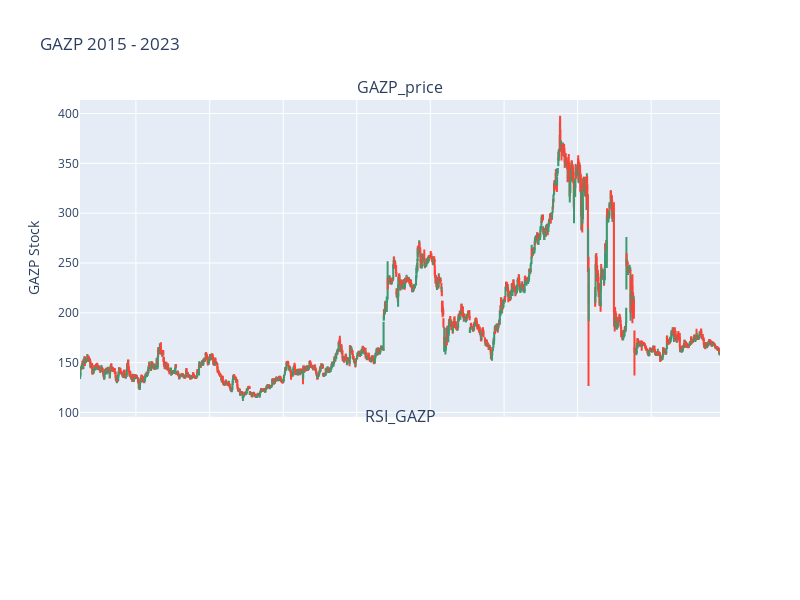

Notebook code cell kept with this figure:
### Markdown cell above
# Визуализируем  всё

### Code cell
import plotly
import plotly.graph_objects as go
from plotly.subplots import make_subplots

fig = make_subplots(rows=2, cols=1, shared_xaxes=True, 
               vertical_spacing=0.03, subplot_titles=('GAZP_price', 'RSI_GAZP'), 
               row_width=[0.2, 0.7])

candle_graph = go.Candlestick( #обязательно должен выдавать такой график с ценой, без индикаторов, если пользователь ничего не указал
                            x=df['begin'],
                            open=df['open_GAZP'],
                            high=df['high_GAZP'],
                            low=df['low_GAZP'],
                            close=df['close_GAZP'])
                            # рисуем основной график 
fig.add_trace(candle_graph, row = 1, col = 1) #отрисовываем основной график

#ещё бы добавить возможность отрисовки не всех годов, а только указанны, например 5 лет, 3 года, 1 год(последний) и т.д.
#Далее, в зависимости от того, что выбрал пользователь (какие индикаторы), их нужно добавлять на график, ниже я написал код, как
#это сделать 



#Рисуем паттерны --------------------------------------------------------------------
#вставил пока довольно базовые паттерны

Line_Strike = df[df['3_Line_Strike_GAZP']!=0]
#fig.add_trace(go.Scatter(x=Line_Strike['begin'], y=Line_Strike['high_GAZP'], mode='markers', name='3_Line_Strike', 
#                         marker=dict(symbol='circle', size=10, color = 'blue')), row = 1, col = 1)

evening_Star = df[df['Evening_Star_GAZP']!=0]
#fig.add_trace(go.Scatter(x=evening_Star['begin'], y=evening_Star['high_GAZP'], mode='markers', name='evening_Star', 
#                         marker=dict(symbol='circle', size=10, color = 'yellow')), row = 1, col = 1)

hammer = df[df['Hammer_GAZP']!=0]
#fig.add_trace(go.Scatter(x=hammer['begin'], y=hammer['high_GAZP'], mode='markers', name='Hammer', 
#                         marker=dict(symbol='circle', size=10, color = 'orange')), row = 1, col = 1)

morningStar = df[df['Morning_Star_GAZP']!=0]
#fig.add_trace(go.Scatter(x=morningStar['begin'], y=morningStar['high_GAZP'], mode='markers', name='morning_Star', 
#                         marker=dict(symbol='circle', size=10, color = 'purple')), row = 1, col = 1)

#чтобы отрисовать, просто уберите # с fig.add_trace и ниже


#Тут всё Готово!!!!
#------------------------------------------------------------------------------------------

sma = go.Scatter(x=df['begin'], #отрисовываем скользящую среднюю
                 y=df["SMA_GAZP"],
                 name="SMA",
                 line=dict(color='blue')
                )

ema = go.Scatter(x=df['begin'], #отрисовываем экспоненциальную скользящую среднюю
                 y=df["EMA_GAZP"],
                 line=dict(color='yellow'),
                 name = 'EMA'
                )

#fig.add_trace(sma, row=1, col=1)
#fig.add_trace(ema, row=1, col=1) - отрисовать графики
#Тут всё Готово!!!!
#----------------------------------------------------------------------------------------------

Bollinger_up = go.Scatter(x=df['begin'], #отрисовываем верхнюю полусу боллинджера
                 y=df["BOLLINGER_up_GAZP"],
                 line=dict(color='blue'),
                 name = 'BOLLINGER_up'
                )

Bollinger_low = go.Scatter(x=df['begin'], #отрисовываем верхнюю полусу боллинджер
                 y=df["BOOLLINGER_low_GAZP"],
                 line=dict(color='blue'),
                 name = 'BOLLINGER_low'
                )

Bollinger_mid = go.Scatter(x=df['begin'], #отрисовываем серединную полусу боллинджер
                 y=df["BOOLLINGER_mid_GAZP"],
                 line=dict(color='orange'),
                 name = 'BOLLINGER_mid'
                )

#fig.add_trace(Bollinger_up, row=1, col=1) - отрисовать графики
#fig.add_trace(Bollinger_low, row=1, col=1)
#fig.add_trace(Bollinger_mid, row=1, col=1)
#Тут всё Готово!!!!
#----------------------------------------------------------------------------------------

#рисуем оссцилятор 
rsi = go.Scatter(x=df['begin'], y=df['RSI_GAZP'], line=dict(color='purple'), name='RSI')
#Отрисовать RSI:
#fig.add_trace(rsi, row = 2, col = 1)
#fig.add_hline(y=20, row = 2, col = 1, line=dict(color="gray"))
#fig.add_hline(y=80, row = 2, col = 1, line=dict(color="gray"))


macd_usual = go.Scatter(x=df['begin'], y=df['MACD_GAZP'], line=dict(color='blue'), name='MACD')
macd_signal = go.Scatter(x=df['begin'], y=df['MACDSIGNAL_GAZP'], line=dict(color='orange'), name='Signal')
#macdhist_hist = go.Histogram(x=df['begin'], y=df['MACDHIST_GAZP'], name='MACD Histogram') #это пока не работает
#Отрисовать MACD:
#fig.add_trace(macd_usual, row = 2, col = 1)
#fig.add_trace(macd_signal, row = 2, col = 1)
#fig.add_trace(macdhist_hist, row = 2, col = 1)

slowk_trace = go.Scatter(x=df['begin'], y=df['STOCH_slowkGAZP'], mode='lines', name='STOCH SlowK')
slowd_trace = go.Scatter(x=df['begin'], y=df['STOCH_slowdGAZP'], mode='lines', name='STOCH SlowD')

#fig.add_trace(slowk_trace, row=2, col=1)
#fig.add_trace(slowd_trace, row=2, col=1)
 
#Тут нужно немного доделать
#------------------------------------------------------------------------
fig.update_layout(xaxis_rangeslider_visible=False) #дополнительные штуки для отрисовки
fig.update_layout(
    width=800, height=600,
    title="GAZP 2015 - 2023",
    yaxis_title='GAZP Stock',
)

fig.show()

#сюда можно добавить ещё один график снизу, чтобы можно было просматривать два оссцилятора

### Figure 1 — Plotly figure (JSON) as saved in the notebook; plotly's stock layout.template omitted (floating-point values rounded to 4 significant figures; data arrays with more than 128 entries replaced by an {"elided": "..."} marker saying what was removed)
{"data": [{"close": {"elided": "2174 float values"}, "high": {"elided": "2174 float values"}, "low": {"elided": "2174 float values"}, "open": {"elided": "2174 float values"}, "type": "candlestick", "x": {"elided": "2174 str values"}, "xaxis": "x", "yaxis": "y"}], "layout": {"annotations": [{"font": {"size": 16}, "showarrow": false, "text": "GAZP_price", "x": 0.5, "xanchor": "center", "xref": "paper", "y": 1, "yanchor": "bottom", "yref": "paper"}, {"font": {"size": 16}, "showarrow": false, "text": "RSI_GAZP", "x": 0.5, "xanchor": "center", "xref": "paper", "y": 0.2156, "yanchor": "bottom", "yref": "paper"}], "height": 600, "title": {"text": "GAZP 2015 - 2023"}, "width": 800, "xaxis": {"anchor": "y", "domain": [0, 1], "matches": "x2", "rangeslider": {"visible": false}, "showticklabels": false}, "xaxis2": {"anchor": "y2", "domain": [0, 1]}, "yaxis": {"anchor": "x", "domain": [0.2456, 1], "title": {"text": "GAZP Stock"}}, "yaxis2": {"anchor": "x2", "domain": [0, 0.2156]}}}
